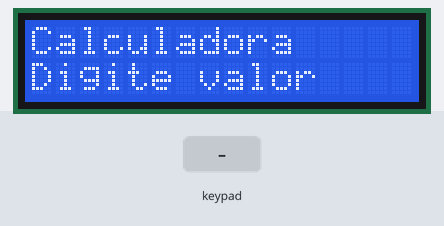
Recording of a program running on a simulated Raspberry Pi (BCM pin numbers). On the bench: 16×2 character LCD. The test bench sets the inputs (shaded band).

Above: at 1.2 s.
1.3 s: keypad keys 6 * 7 = pressed 0.4 s apart
At 3.8 s:
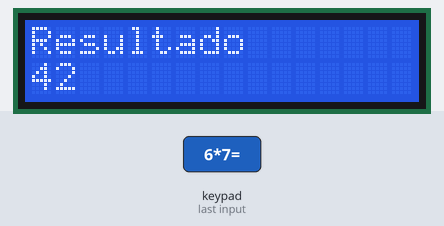
4.4 s: key 'C' pressed
At 5.7 s:
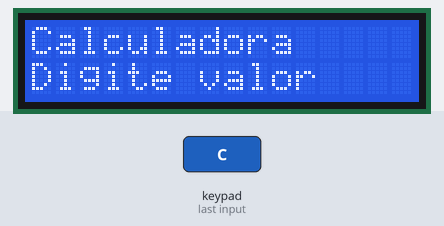
6.1 s: key '1' pressed
At 6.8 s:
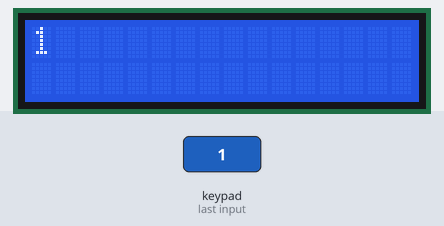
7.7 s: keypad keys 1 2 pressed 0.4 s apart
At 8.5 s:
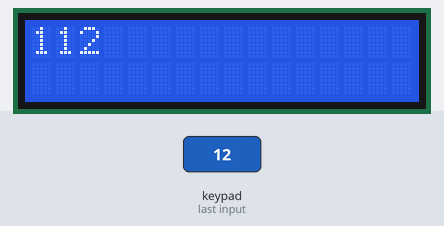
Timing chart, 0 to 10.7 s (numbered marks = the images above; inputs shaded):
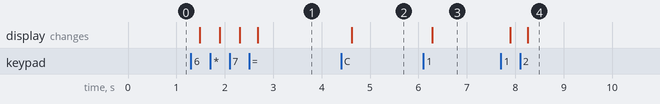

Measured:
- after the input at 1.3 s, the display: first changes after 0.19 s (image 1 shows a later state)
- after the input at 4.4 s, the display: first changes after 0.22 s (image 2 shows a later state)
- after the input at 6.1 s, the display: changes after 0.19 s (image 3)
- after the input at 7.7 s, the display: first changes after 0.20 s (image 4 shows a later state)

The program:

calculadora_raspberry_desafio.py
```python
import time
import RPi.GPIO as GPIO
from RPLCD.i2c import CharLCD


LINHAS = [5, 6, 13, 19]
COLUNAS = [12, 16, 20, 21]

TECLAS = [
    ["1", "2", "3", "+"],
    ["4", "5", "6", "-"],
    ["7", "8", "9", "*"],
    ["C", "0", "=", "/"]
]

lcd = CharLCD(
    i2c_expander="PCF8574",
    address=0x27,
    port=1,
    cols=16,
    rows=2
)


def configurar_gpio():
    GPIO.setmode(GPIO.BCM)

    for linha in LINHAS:
        GPIO.setup(linha, GPIO.OUT)
        GPIO.output(linha, GPIO.LOW)

    for coluna in COLUNAS:
        GPIO.setup(coluna, GPIO.IN, pull_up_down=GPIO.PUD_DOWN)


def limpar_lcd():
    lcd.clear()


def escrever_lcd(linha1="", linha2=""):
    lcd.clear()
    lcd.write_string(str(linha1)[:16])

    lcd.cursor_pos = (1, 0)
    lcd.write_string(str(linha2)[:16])


def ler_tecla():
    while True:
        for i in range(len(LINHAS)):
            GPIO.output(LINHAS[i], GPIO.HIGH)

            for j in range(len(COLUNAS)):
                if GPIO.input(COLUNAS[j]) == GPIO.HIGH:
                    tecla = TECLAS[i][j]

                    while GPIO.input(COLUNAS[j]) == GPIO.HIGH:
                        time.sleep(0.05)

                    GPIO.output(LINHAS[i], GPIO.LOW)
                    return tecla

            GPIO.output(LINHAS[i], GPIO.LOW)

        time.sleep(0.05)


def calcular(a, b, op):
    if op == "+":
        return a + b

    if op == "-":
        return a - b

    if op == "*":
        return a * b

    if op == "/":
        if b == 0:
            return None
        return a // b

    return None


def executar_calculadora():
    numero_atual = ""
    primeiro_numero = None
    operacao = None

    escrever_lcd("Calculadora", "Digite valor")

    while True:
        tecla = ler_tecla()

        if tecla == "C":
            numero_atual = ""
            primeiro_numero = None
            operacao = None
            escrever_lcd("Calculadora", "Digite valor")

        elif tecla in ["0", "1", "2", "3", "4", "5", "6", "7", "8", "9"]:
            numero_atual += tecla

            if operacao is None:
                escrever_lcd(numero_atual, "")
            else:
                escrever_lcd(str(primeiro_numero) + operacao, numero_atual)

        elif tecla in ["+", "-", "*", "/"]:
            if numero_atual != "":
                primeiro_numero = int(numero_atual)
                operacao = tecla
                numero_atual = ""
                escrever_lcd(str(primeiro_numero) + operacao, "")

        elif tecla == "=":
            if primeiro_numero is not None and operacao is not None and numero_atual != "":
                segundo_numero = int(numero_atual)
                resultado = calcular(primeiro_numero, segundo_numero, operacao)

                if resultado is None:
                    escrever_lcd("Erro", "Div por zero")
                else:
                    escrever_lcd("Resultado", resultado)

                numero_atual = ""
                primeiro_numero = None
                operacao = None


try:
    configurar_gpio()
    executar_calculadora()

except KeyboardInterrupt:
    pass

finally:
    limpar_lcd()
    GPIO.cleanup()
```
